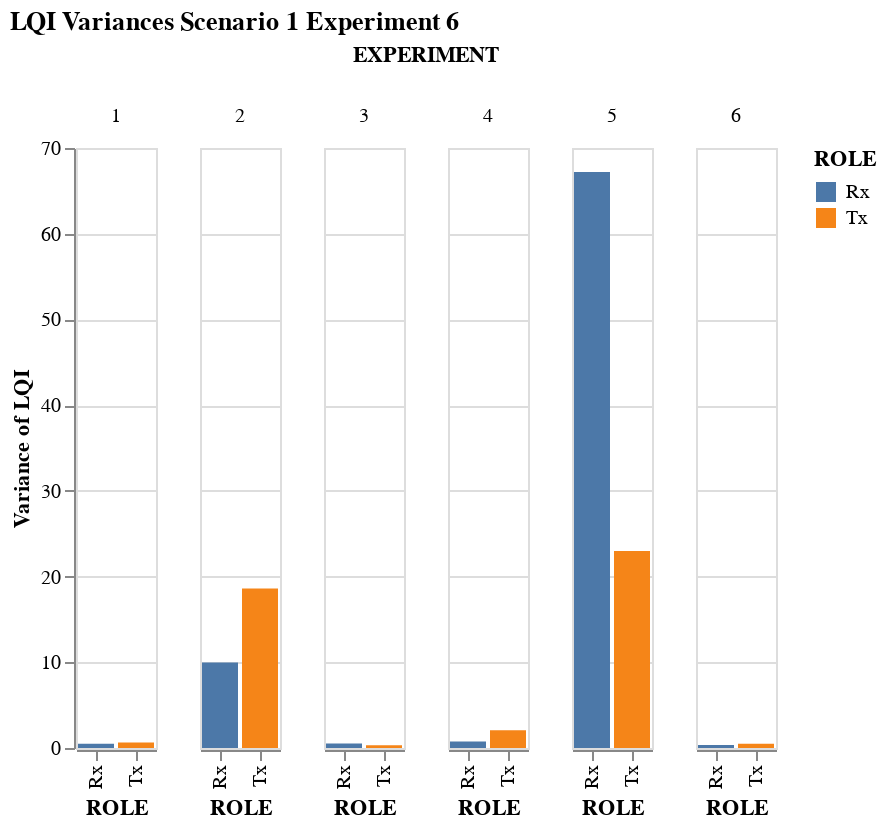

Notebook code cell kept with this figure:
### Code cell
alt.Chart(LQI_df, title=f"LQI Variances Scenario 1 Experiment {experiment}").mark_bar().encode(
    x="ROLE:N",
    y="variance(LQI)",
    color="ROLE:N",
    column="EXPERIMENT:N"
)

### Figure 1 — Vega-Lite specification as saved in the notebook (floating-point values rounded to 4 significant figures; data arrays with more than 128 entries replaced by an {"elided": "..."} marker saying what was removed)
{"config": {"view": {"continuousWidth": 400, "continuousHeight": 300}}, "data": {"name": "data-cd35fe67df0c697a8fcab50c3494acdd"}, "mark": "bar", "encoding": {"color": {"field": "ROLE", "type": "nominal"}, "column": {"field": "EXPERIMENT", "type": "nominal"}, "x": {"field": "ROLE", "type": "nominal"}, "y": {"aggregate": "variance", "field": "LQI", "type": "quantitative"}}, "title": "LQI Variances Scenario 1 Experiment 6", "$schema": "https://vega.github.io/schema/vega-lite/v4.17.0.json", "datasets": {"data-cd35fe67df0c697a8fcab50c3494acdd": {"elided": "496 records"}}}
